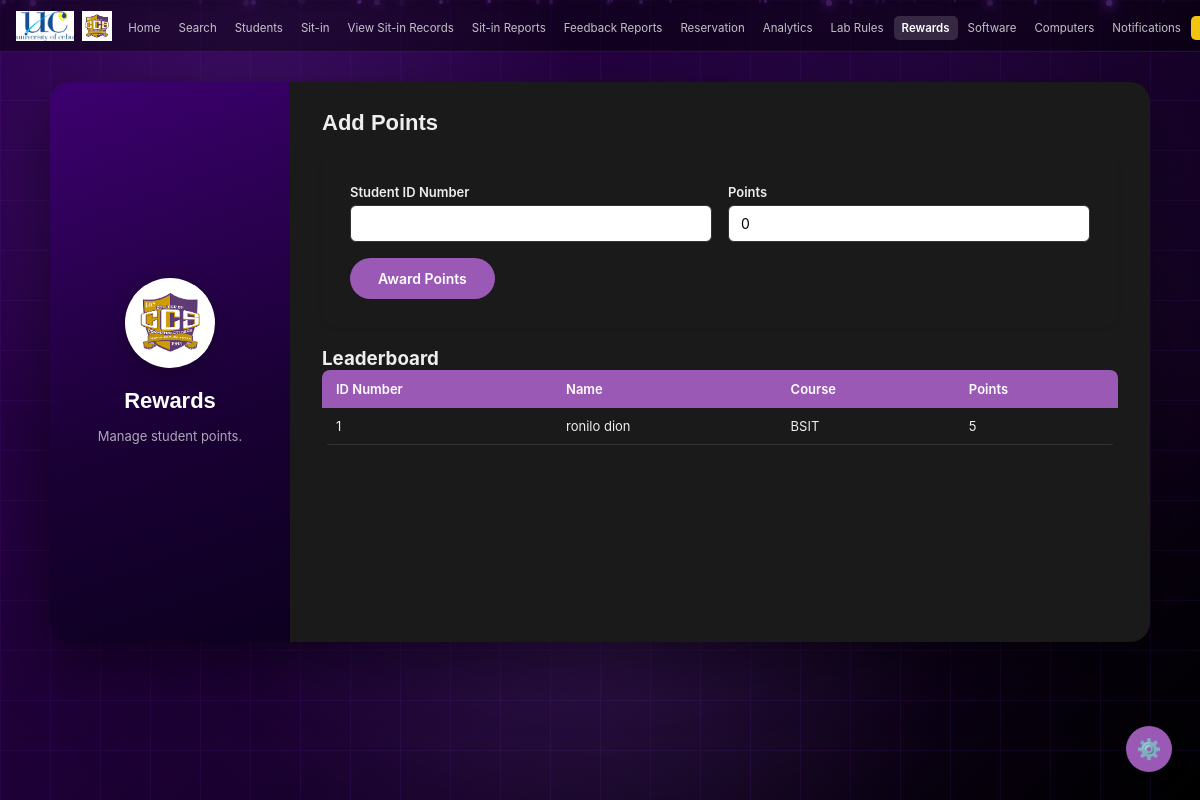
Before: /admin/rewards (signed in) with the older database file.
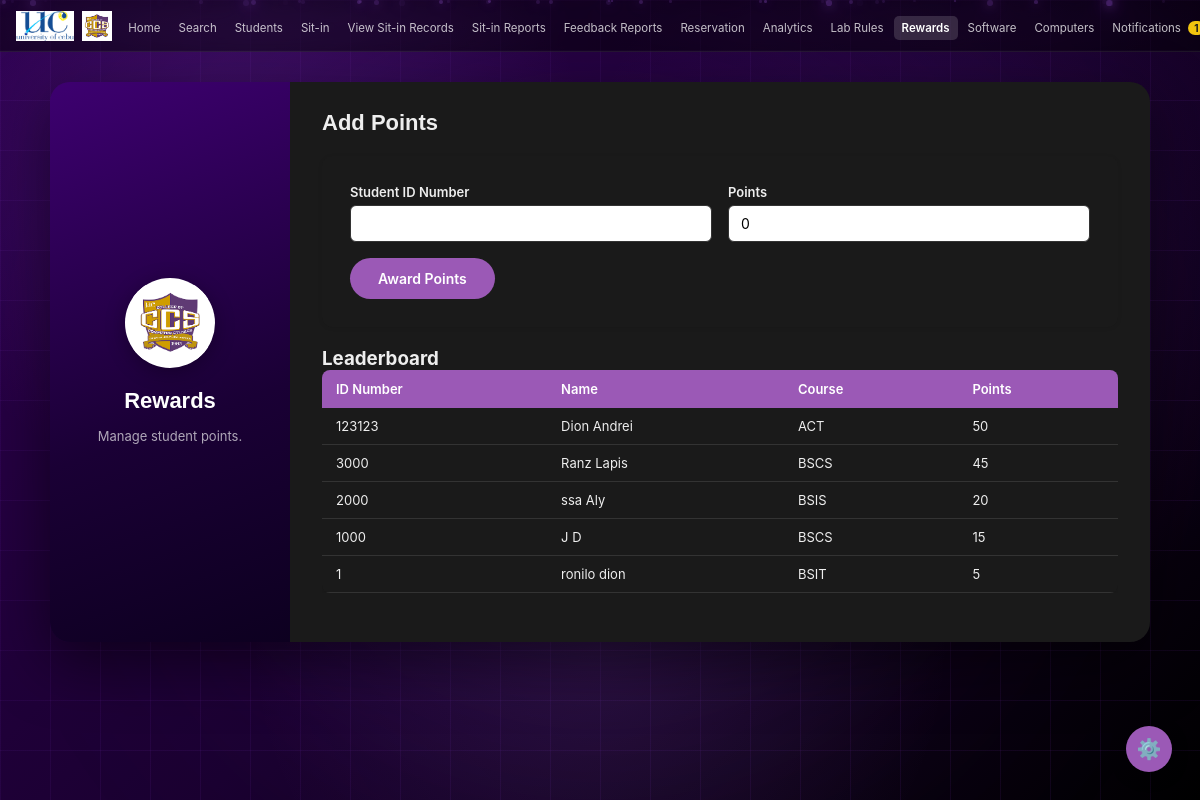
After: the same page with the newer database file.
### tables this page shows
CREATE TABLE users (
        id INTEGER PRIMARY KEY AUTOINCREMENT,
        idnum TEXT NOT NULL UNIQUE,
        lastname TEXT NOT NULL,
        firstname TEXT NOT NULL,
        midname TEXT,
        email TEXT NOT NULL UNIQUE,
        course TEXT NOT NULL,
        level TEXT NOT NULL,
        address TEXT NOT NULL,
        password TEXT NOT NULL,
        sessions INTEGER NOT NULL DEFAULT 30,
        photo TEXT DEFAULT NULL
    );

CREATE TABLE rewards (
        id INTEGER PRIMARY KEY AUTOINCREMENT,
        idnum TEXT NOT NULL UNIQUE,
        points INTEGER NOT NULL DEFAULT 0
    );

### app.py (the view, shortened to what this page needs)
@app.route('/admin/rewards', methods=['GET', 'POST'])
def admin_rewards():
    if not admin_required():
        return redirect(url_for('login'))
    error = success = None
    conn = get_db()
    leaderboard = conn.execute('''SELECT r.idnum, r.points, u.firstname, u.lastname, u.course
                                  FROM rewards r JOIN users u ON u.idnum = r.idnum
                                  ORDER BY r.points DESC''').fetchall()
    conn.close()
    return render_template('admin/rewards.html', leaderboard=leaderboard, error=error, success=success)

### app.py (called while the page is built, shortened)
def get_db():
    conn = sqlite3.connect(os.path.join(BASE_DIR, 'database.db'))
    conn.row_factory = sqlite3.Row
    return conn

@app.before_request
def csrf_protect():
    if 'csrf_token' not in session:
        session['csrf_token'] = secrets.token_hex(16)
    if request.method == "POST":
        token = session.get('csrf_token', '')
        form_token = request.form.get('csrf_token', '')
        if not token or token != form_token:
            flash('Invalid request. Please try again.', 'error')
            return redirect(request.url)

@app.context_processor
def inject_unread_count():
    if 'user_id' in session and session.get('role') == 'admin':
        conn = get_db()
        count = conn.execute('''
            SELECT COUNT(*) FROM notifications
            WHERE is_read = 0 AND idnum = ?
        ''', (session['user_idnum'],)).fetchone()[0]
        conn.close()
        return dict(unread_count=count)
    return dict(unread_count=0)

def admin_required():
    return 'user_id' in session and session.get('role') == 'admin'

### templates/admin/rewards.html (shortened to what the changed rows need)
<!DOCTYPE html>
<html lang="en" data-theme="dark">
<head>
  <link rel="stylesheet" href="{{ url_for('static', filename='style.css') }}">
</head>
<body>
  <nav>
    <ul class="nav-links">
      <li>
  <a href="{{ url_for('admin_notifications') }}" class="{{ 'active' if request.endpoint == 'admin_notifications' else '' }}">
    Notifications
    {% if unread_count > 0 %}
      <span class="notification-badge">{{ unread_count }}</span>
    {% endif %}
  </a>
</li>
    </ul>
  </nav>
  <main class="admin-main">
    <div class="admin-split-card">
      <div class="split-left">
        <h2 class="split-title">Rewards</h2>
      </div>
      <div class="split-right">
        <h2 class="form-title">Add Points</h2>
        <div class="table-wrap">
          <table class="admin-table">
            <thead>
              <tr><th>ID Number</th><th>Name</th><th>Course</th><th>Points</th></tr>
            </thead>
            <tbody>
              {% for entry in leaderboard %}
              <tr>
                <td>{{ entry['idnum'] }}</td>
                <td>{{ entry['firstname'] }} {{ entry['lastname'] }}</td>
                <td>{{ entry['course'] }}</td>
                <td>{{ entry['points'] }}</td>
              </tr>
              {% else %}
              <tr><td colspan="4" class="no-data">No rewards recorded yet.</td></tr>
              {% endfor %}
            </tbody>
          </table>
        </div>
      </div>
    </div>
  </main>
</body>
</html>

Changed rows visible on the page:
added users: idnum "123123", firstname "Dion", lastname "Andrei", course "ACT", points "50"
added users: idnum "3000", firstname "Ranz", lastname "Lapis", course "BSCS", points "45"
added users: idnum "2000", firstname "ssa", lastname "Aly", course "BSIS", points "20"
added users: idnum "1000", firstname "J", lastname "D", course "BSCS", points "15"
Other visible differences:
{{ unread_count }}: (not shown) → "1"
